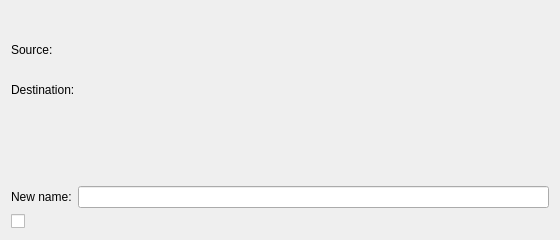
<?xml version="1.0" encoding="UTF-8"?>
<ui version="4.0">
 <class>CFileOperationPrompt</class>
 <widget class="QDialog" name="CFileOperationPrompt">
  <property name="geometry">
   <rect>
    <x>0</x>
    <y>0</y>
    <width>560</width>
    <height>240</height>
   </rect>
  </property>
  <property name="windowTitle">
   <string>File operation</string>
  </property>
  <layout class="QVBoxLayout" name="mainLayout">
   <item>
    <widget class="QLabel" name="lblQuestion">
     <property name="font">
      <font>
       <bold>true</bold>
      </font>
     </property>
     <property name="text">
      <string notr="true"/>
     </property>
     <property name="wordWrap">
      <bool>true</bool>
     </property>
    </widget>
   </item>
   <item>
    <layout class="QGridLayout" name="entryInfoGrid" columnstretch="0,1">
     <item row="0" column="0" alignment="Qt::AlignmentFlag::AlignTop">
      <widget class="QLabel" name="lblSourceCaption">
       <property name="text">
        <string>Source:</string>
       </property>
      </widget>
     </item>
     <item row="0" column="1">
      <widget class="QLabel" name="lblSourcePath">
       <property name="text">
        <string notr="true"/>
       </property>
       <property name="wordWrap">
        <bool>true</bool>
       </property>
       <property name="textInteractionFlags">
        <set>Qt::TextInteractionFlag::TextSelectableByMouse</set>
       </property>
      </widget>
     </item>
     <item row="1" column="1">
      <widget class="QLabel" name="lblSourceDetails">
       <property name="text">
        <string notr="true"/>
       </property>
      </widget>
     </item>
     <item row="2" column="0" alignment="Qt::AlignmentFlag::AlignTop">
      <widget class="QLabel" name="lblDestinationCaption">
       <property name="text">
        <string>Destination:</string>
       </property>
      </widget>
     </item>
     <item row="2" column="1">
      <widget class="QLabel" name="lblDestinationPath">
       <property name="text">
        <string notr="true"/>
       </property>
       <property name="wordWrap">
        <bool>true</bool>
       </property>
       <property name="textInteractionFlags">
        <set>Qt::TextInteractionFlag::TextSelectableByMouse</set>
       </property>
      </widget>
     </item>
     <item row="3" column="1">
      <widget class="QLabel" name="lblDestinationDetails">
       <property name="text">
        <string notr="true"/>
       </property>
      </widget>
     </item>
    </layout>
   </item>
   <item>
    <widget class="QLabel" name="lblFailure">
     <property name="text">
      <string notr="true"/>
     </property>
     <property name="wordWrap">
      <bool>true</bool>
     </property>
    </widget>
   </item>
   <item>
    <widget class="QLabel" name="lblConsequences">
     <property name="text">
      <string notr="true"/>
     </property>
     <property name="wordWrap">
      <bool>true</bool>
     </property>
    </widget>
   </item>
   <item>
    <layout class="QHBoxLayout" name="renameRow">
     <item>
      <widget class="QLabel" name="lblRenameCaption">
       <property name="text">
        <string>New name:</string>
       </property>
      </widget>
     </item>
     <item>
      <widget class="QLineEdit" name="renameEdit"/>
     </item>
    </layout>
   </item>
   <item>
    <widget class="QCheckBox" name="scopeCheckBox">
     <property name="text">
      <string notr="true"/>
     </property>
    </widget>
   </item>
   <item>
    <layout class="QHBoxLayout" name="buttonsLayout">
     <item>
      <spacer name="buttonsSpacer">
       <property name="orientation">
        <enum>Qt::Orientation::Horizontal</enum>
       </property>
       <property name="sizeHint" stdset="0">
        <size>
         <width>0</width>
         <height>0</height>
        </size>
       </property>
      </spacer>
     </item>
    </layout>
   </item>
  </layout>
 </widget>
 <resources/>
 <connections/>
</ui>
